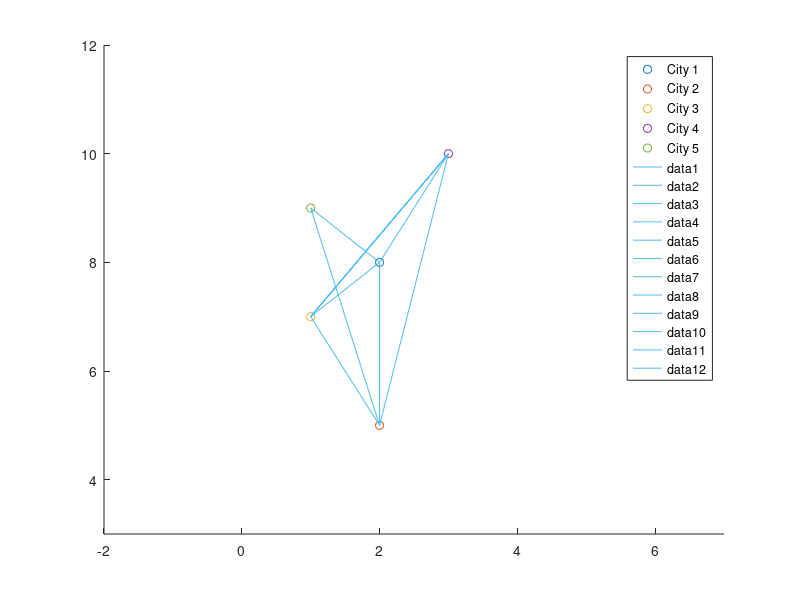
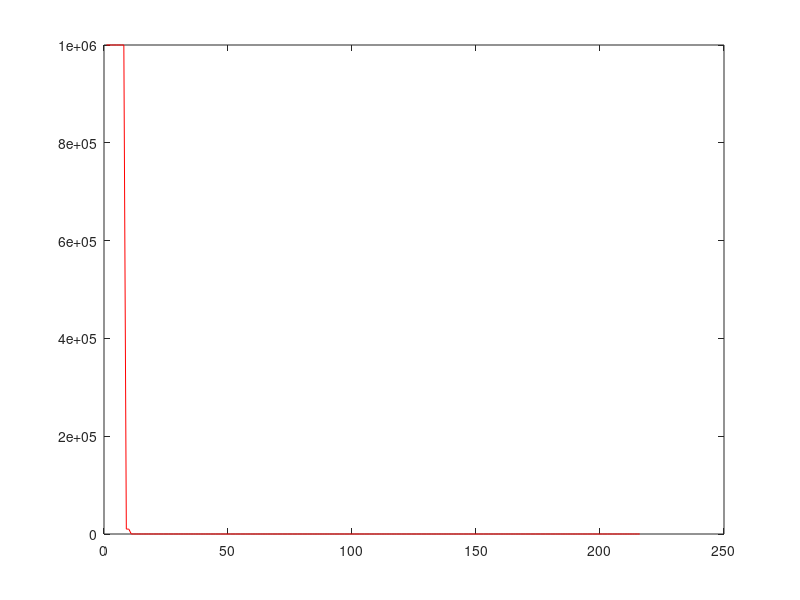

Here is the MATLAB script that generated these plots, in order:
%in this version cities can be revisited, takes longer to converge
clc; clear;
N = 5;
cities = randi([1 20], 10, 10);
cities_test =  [9999, 5, 1, 2, 3;
                5, 9999, 4, 6, 3;
                1, 4, 9999, 2, 5;
                2, 6, 2, 9999, 7;
                3, 3, 5, 7, 9999];
for i=1:N
    for j=i:N
        if i == j
            cities(i,j) = 99999;
        else
            
            t = randi([1 N*2],1);
            cities(i,j) = t;
            cities(j,i) = t;
        end
    end
end
%change here to see randomly genrated graph
cities_test = cities_test


gen_num = 600;
count=0;
best_list = [];
%h = animatedline;
figure
hold on
xlim([-2 (N+2)])
ylim([N-2 (N*2+2)])
colors = ['oy','og','or','ob','ok'];

D(1,:) = randi([0 N],1,N);
D(2,:) = randi([N 2*N],1,N);
for i=1:N
    plot(D(1,i), D(2,i), 'o')
    legendInfo{i} = ['City ' num2str(i)];
end

legend(legendInfo);
%legend('1','2','3','4','5', '6', '7', '8', '9', '10')
for i =1:2*N+2
    lh(i) = line([0 0], [6 6]);
end
%% 1. we need to generate sets of random paths, a population
pop_size = 10;
path_len = 2*N + 2;
p = zeros(pop_size, path_len);
rank = zeros(pop_size, 1);
for i=1:pop_size
    p(i,:)=[randperm(N+1)-1, randperm(N+1)-1];
end
p;

while (count < gen_num)
    %% 2. rank population
    if count > 100
        if ((mean(best_list(end-100 : end)) == best_list(end)))
            disp('No significant change in last 100 generations')
            break;
        end
    end
    count=count+1;
    rank = zeros(1,pop_size);
    for k=1:pop_size
        for c=2:path_len
            if p(k,c-1)==0 && p(k,c)~=0
                rank(k) = 999999;
            elseif p(k,c-1)==0 && p(k,c)==0
                rank(k) = rank(k) + 0;
            elseif p(k,c-1)~=0 && p(k,c)==0
                rank(k) = rank(k) + 0;
            else
                rank(k) = rank(k) + cities_test(p(k, c-1), p(k,c));
            end;
        end
    end
    %two minimum values
    [a, ai] = min(rank);
    [b, bi] = max(rank);
    [c, ci] = max(rank(rank<max(rank)));
    [d, di] = min(rank(rank>min(rank)));
    %[b, bi] = min(rank(rank>min(rank)));
    best_list(count) = a;
    rank;
    if mod(count, 10) == 0
        disp(a);
        disp(p(ai, :));
    end
    t = 2;
    new_pop(1, :) = p(ai, :);
    if ~isempty(di)
        new_pop(2, :) = p(di, :);
        t = 3;
    end
    
    for c=2:path_len
        if p(ai, c) == 0 || p(ai, c-1) == 0
            break;
        else
            set(lh(c),'XData',[D(1,p(ai,c-1)) D(1,p(ai,c))], 'YData', [D(2,p(ai,c-1)) D(2,p(ai,c))]);
            drawnow()
        end
    end
        pause(0.025)
    %kill last two weaklings
    p(bi,:) = [randperm(N+1)-1, randperm(N+1)-1];
    if ~isempty(ci)
        p(ci,:) = [randperm(N+1)-1, randperm(N+1)-1];
    end
   
        
    for z=t:pop_size
        indiv_pair = randi([1 pop_size],1,2);
        crossover_index = randi([1 path_len], 1);
        %new_pop(z, :) = [p(indiv_pair(1,1), 1:crossover_index) p(indiv_pair(1,2), crossover_index+1:end)]; 
        temp = [p(indiv_pair(1,1), 1:crossover_index) p(indiv_pair(1,2), crossover_index+1:end)];
        while (min(ismember(1:N,temp)) == 0)
            indiv_pair = randi([1 pop_size],1,2); 
            crossover_index = randi([1 path_len], 1);
            temp = [p(indiv_pair(1,1), 1:crossover_index) p(indiv_pair(1,2), crossover_index+1:end)];    
        end 
        new_pop(z, :) = temp;
    end
 
    new_pop;

    %% 3. Mutate the population
    mutation_rate = 0.05*3;
    mut_object = randi([3 pop_size],1, round(mutation_rate*pop_size));
    for j=1:size(mut_object,2)
        elements_to_swap = randi([1 path_len], 1,2);
        obA = new_pop(mut_object(1,j), elements_to_swap(1,1));
        new_pop(mut_object(1,j),elements_to_swap(1,1)) = new_pop(mut_object(1,j), elements_to_swap(1,2));
        new_pop(mut_object(1,j),elements_to_swap(1,2)) = obA;
    end
    %this mutations zeros something just in second half
    mut_object = randi([3 pop_size],1, round(mutation_rate*pop_size));
    for j=1:size(mut_object,2)
        elements_to_zero = randi([N+1 path_len], 1);
        obA = new_pop(mut_object(1,j), elements_to_swap(1,1));
        new_pop(mut_object(1,j),elements_to_zero(1,1)) = 0;
    end
    p = new_pop;
end            
new_pop;
disp(a);
disp(p(ai, :));
figure
plot(best_list(1,:), 'r')